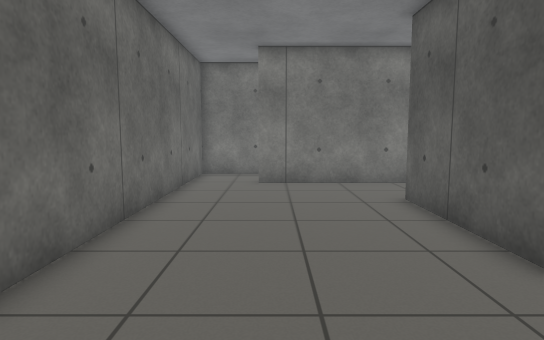
View 1 (above)

19 first-person views from a walk through a robot-simulator world made for Gazebo. The camera is 0.94 m above the floor, tilts 6° down and sees 75° across. The floor is counted in squares, 0.5 m on a side. Each view is taken from the middle of a square. On the plan, view 1 faces up. The plan holds only what a view shows up to about 18 squares ahead; the rest is blank. The place goes on beyond the plan.

View 2
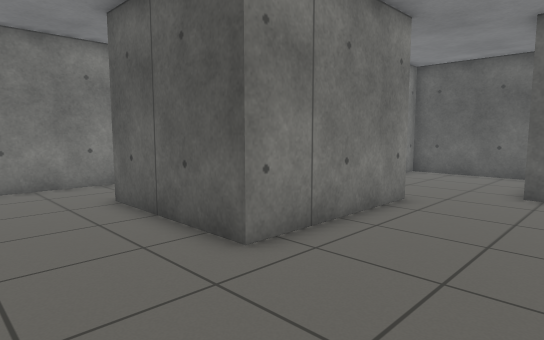

View 3
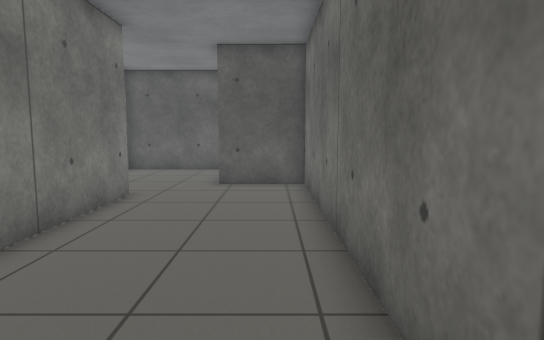

View 4
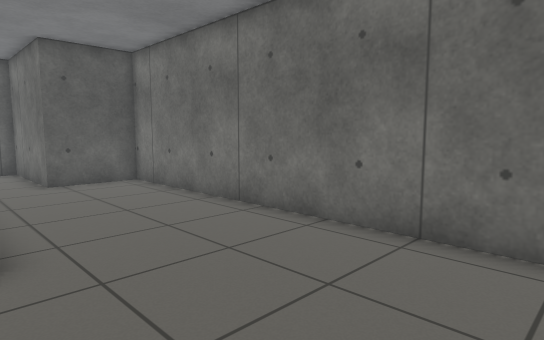

View 5
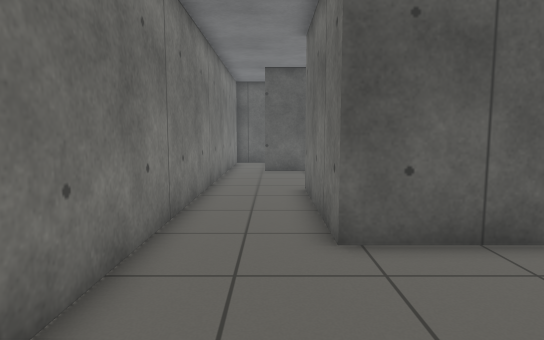

View 6
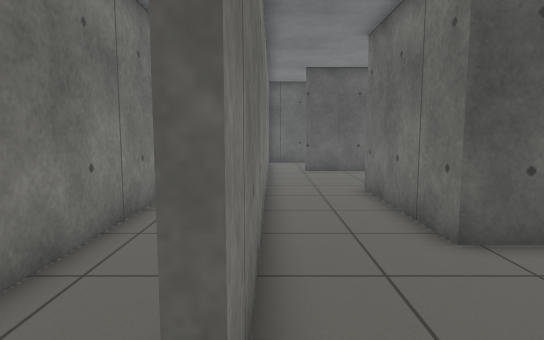

View 7
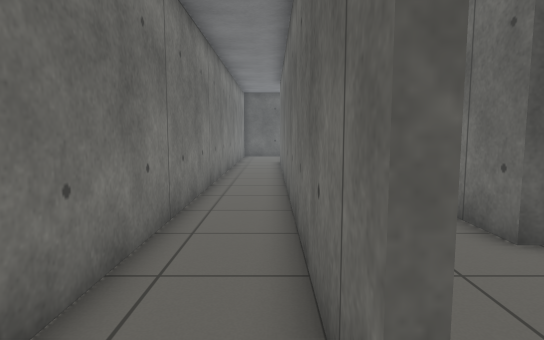

View 8
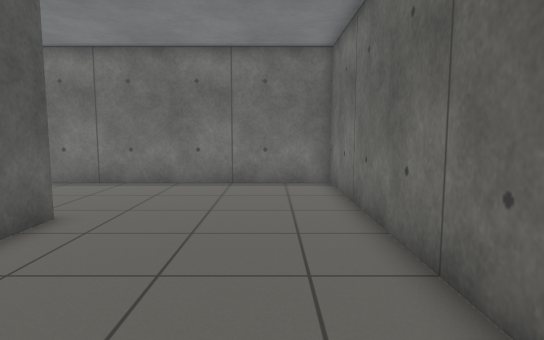

View 9
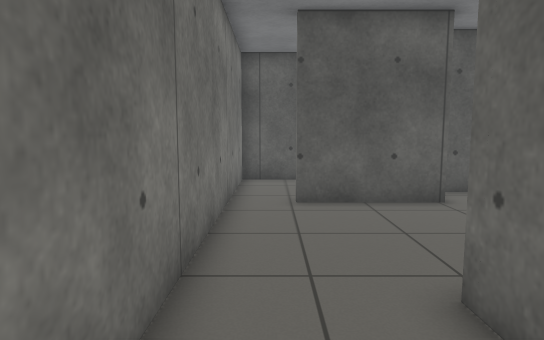

View 10
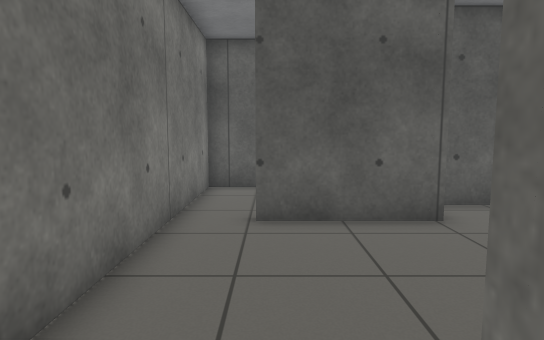

View 11
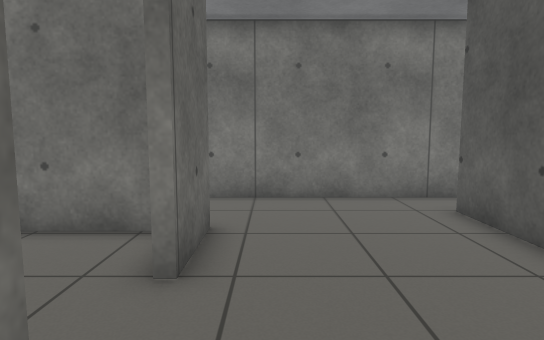

View 12
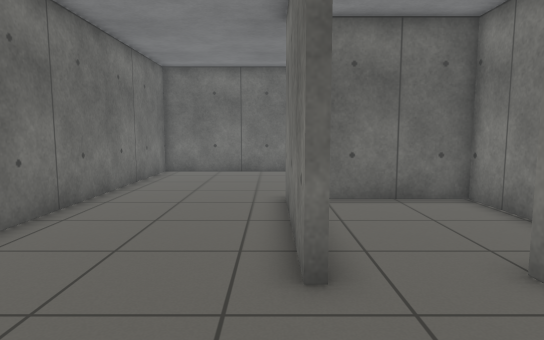

View 13
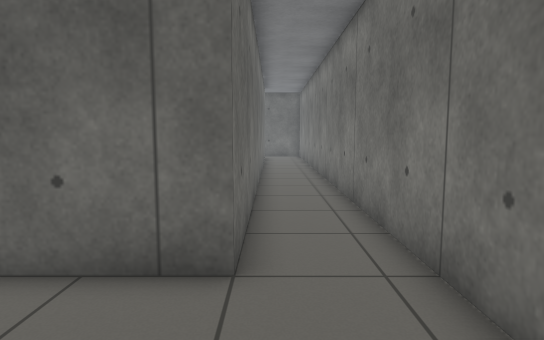

View 14
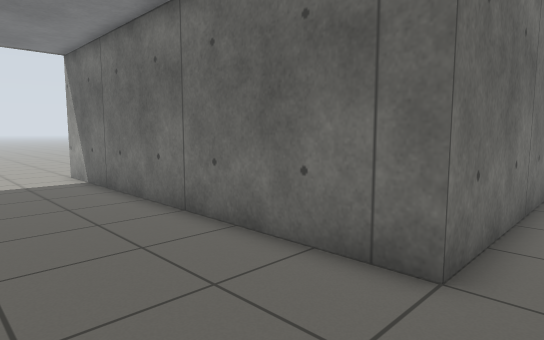

View 15
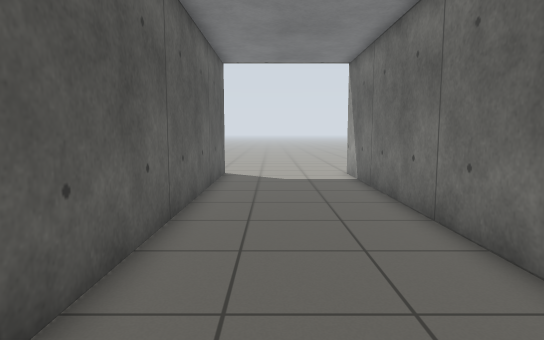

View 16
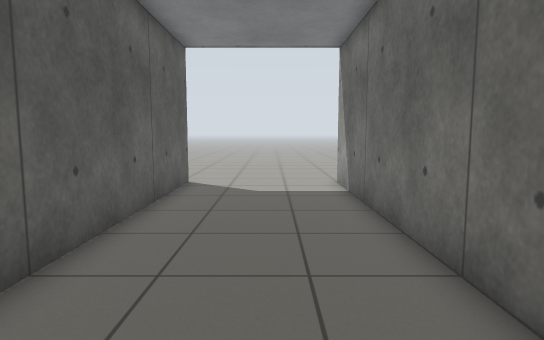

View 17
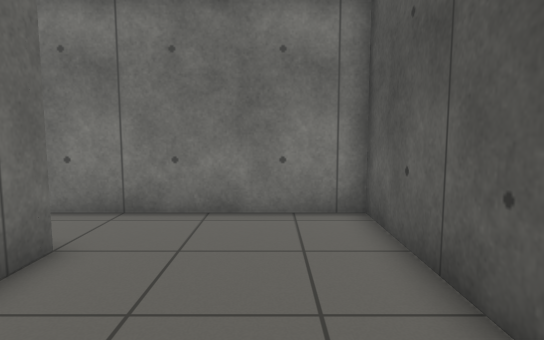

View 18
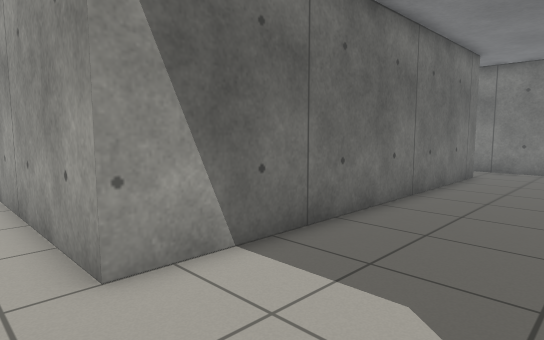

View 19
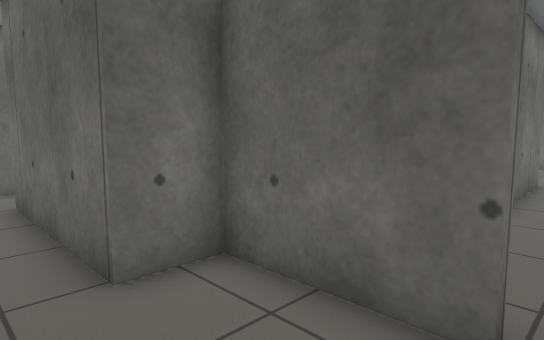

### Floor plan
Points are (right, up) in squares from view 1. A wall is a line through its corners. A room is listed if a view was taken in it or the views show most of it. See-through windows are left out.
Room 1 (views 1, 2, 3, 4, 5, 8, 9, 10)
walls: (9.9, 4.4) (3.8, 4.4) (3.8, 9.9) (9.8, 9.9); (-3.2, 12.5) (-3.2, -1.2) (11.9, -1.2) (11.9, 1.9); (11.5, 13.2) (-0.5, 13.2)
ways out: opening at (-1.5, 13) to room 2; opening at (10.5, 3.5) to room 3; opening at (11.5, 11.5) to room 3
Room 2 (views 6, 7, 13, 14, 15, 16, 17, 18)
walls: (26.2, -1.5) (26.2, 16.2) (-3.2, 16.2) (-3.2, 12.5); (-0.5, 13.5) (20.5, 13.5) (20.5, -1.5)
ways out: opening at (-1.5, 13) to room 1; opening at (20, -2.5); opening at (26, -2.5)
Room 3 (views 11, 12)
walls: (15.4, 7.2) (15.4, 11.4); (9.8, 9.9) (9.8, 7.4); (11.9, 1.9) (17.1, 1.9) (17.1, 7.4) (16.2, 7.4); (14.5, 13.2) (11.5, 13.2)
ways out: opening at (10.5, 3.5) to room 1; opening at (11.5, 11.5) to room 1; opening at (15, 12) to room 4; opening at (9.5, 6.5) to room 5
Room 4 (view 19)
walls: (20.2, 11) (20.2, 13.2) (14.5, 13.2); (15.7, 11.4) (15.7, 7.6) (17.4, 7.6) (17.4, 1.6); (16.9, -1.2) (17.4, -1.2)
ways out: opening at (15, 12) to room 3
Room 5 (no view inside)
walls: (9.8, 7.4) (9.4, 7.4); (8.8, 9.6) (4.1, 9.6) (4.1, 5.6)
ways out: opening at (9.5, 6.5) to room 3

Positions as (right, up) in squares from view 1, and headings:
1: (0, 0), facing up
2: (0, 0), facing up-right
3: (-1, 0), facing right
4: (-2, 5), facing down-right
5: (-2, 11), facing right
6: (-2, 13), facing right
7: (-2, 14), facing right
8: (-1, 12), facing down
9: (6, 12), facing right
10: (8, 11), facing right
11: (11, 3), facing up
12: (14, 4), facing left
13: (25, 14), facing left
14: (25, 15), facing down-left
15: (24, 15), facing down
16: (23, 12), facing down
17: (24, 8), facing up
18: (25, -3), facing up-left
19: (19, 12), facing down-left
